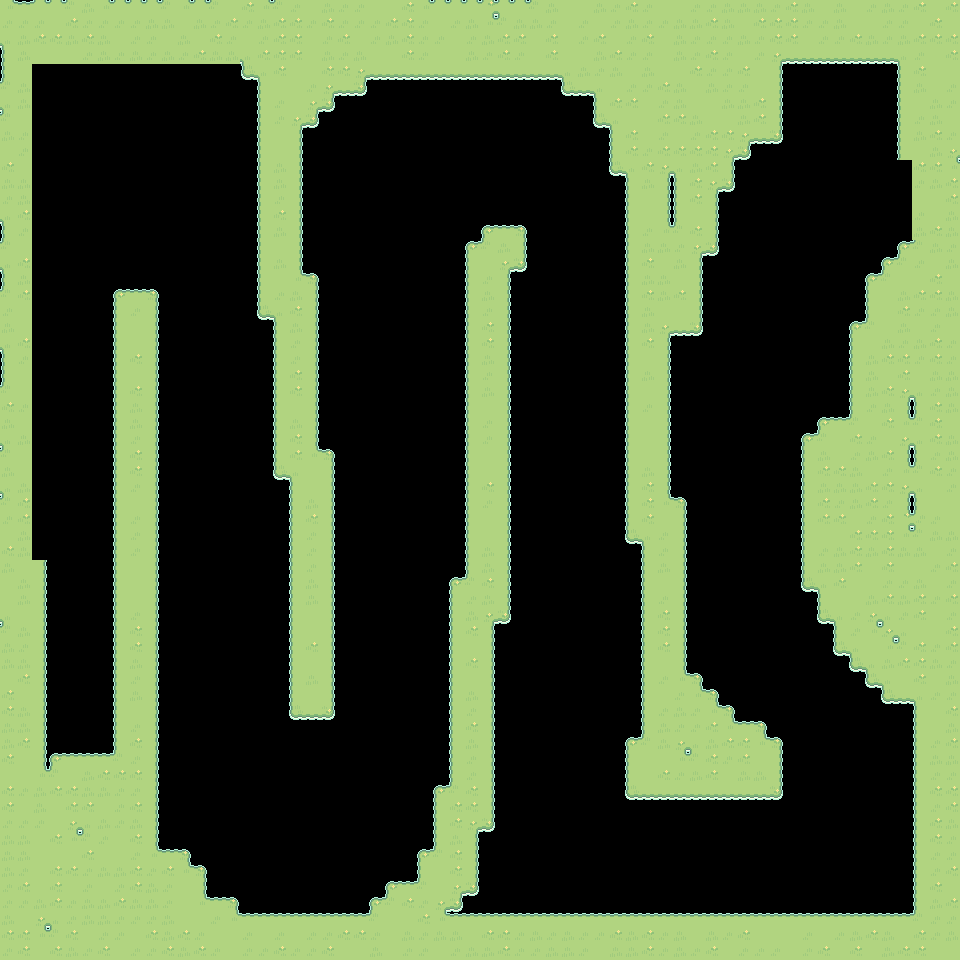

A 2D game scene composited from a Tiled map and its tileset images. What follows is a short description and the map's XML, with each tile layer's data collapsed to a summary:
An orthogonal 60x60 tile map with 16x16 px tiles, 1 tile layer (terrain) and 2 objects (finish-line, ball-spawn).

<map version="1.10" tiledversion="1.12.2" orientation="orthogonal" renderorder="right-down" width="60" height="60" tilewidth="16" tileheight="16" infinite="0" nextlayerid="3" nextobjectid="8">
 <properties>
  <property name="boost_line-capacity" type="float" value="20000" />
  <property name="cannon-count" type="int" value="3" />
  <property name="line-capacity" type="float" value="20000" />
 </properties>
 <tileset firstgid="1" source="tileset.tsx" />
 <layer id="1" name="terrain" width="60" height="60">
  <data>[3600 cells, 1588 non-empty, 22 distinct tile ids]</data>
 </layer>
 <objectgroup id="2" name="game">
  <object id="2" name="finish-line" x="790.424" y="69.2486">
   <polygon points="0,0 -5.0909,57.4188 106.909,57.4188 106.909,-1.24823" />
  </object>
  <object id="3" name="ball-spawn" x="71.3333" y="691.333">
   <point />
  </object>
 </objectgroup>
</map>
